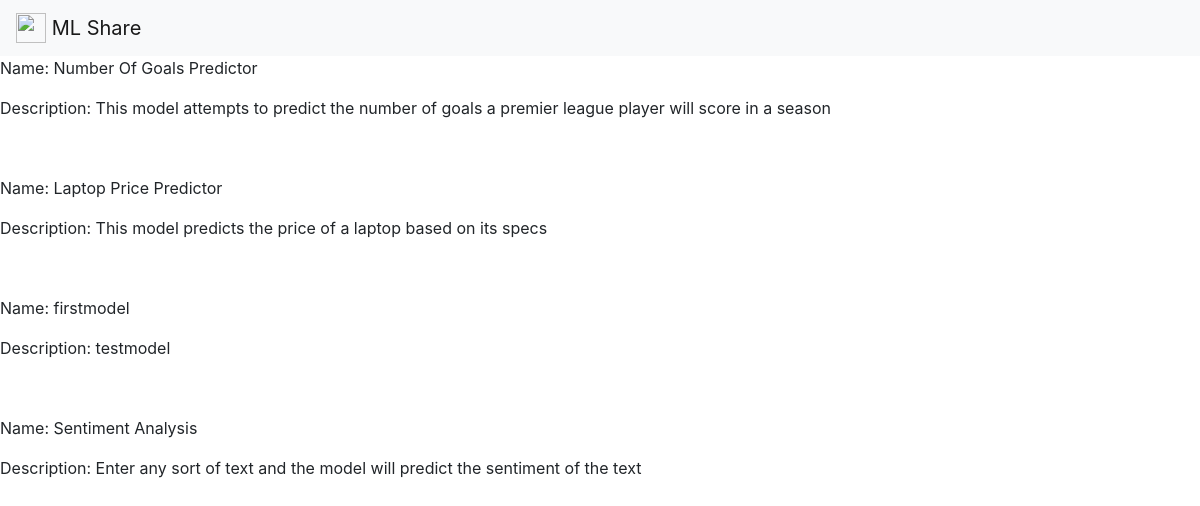
Before: /view with the older database file.
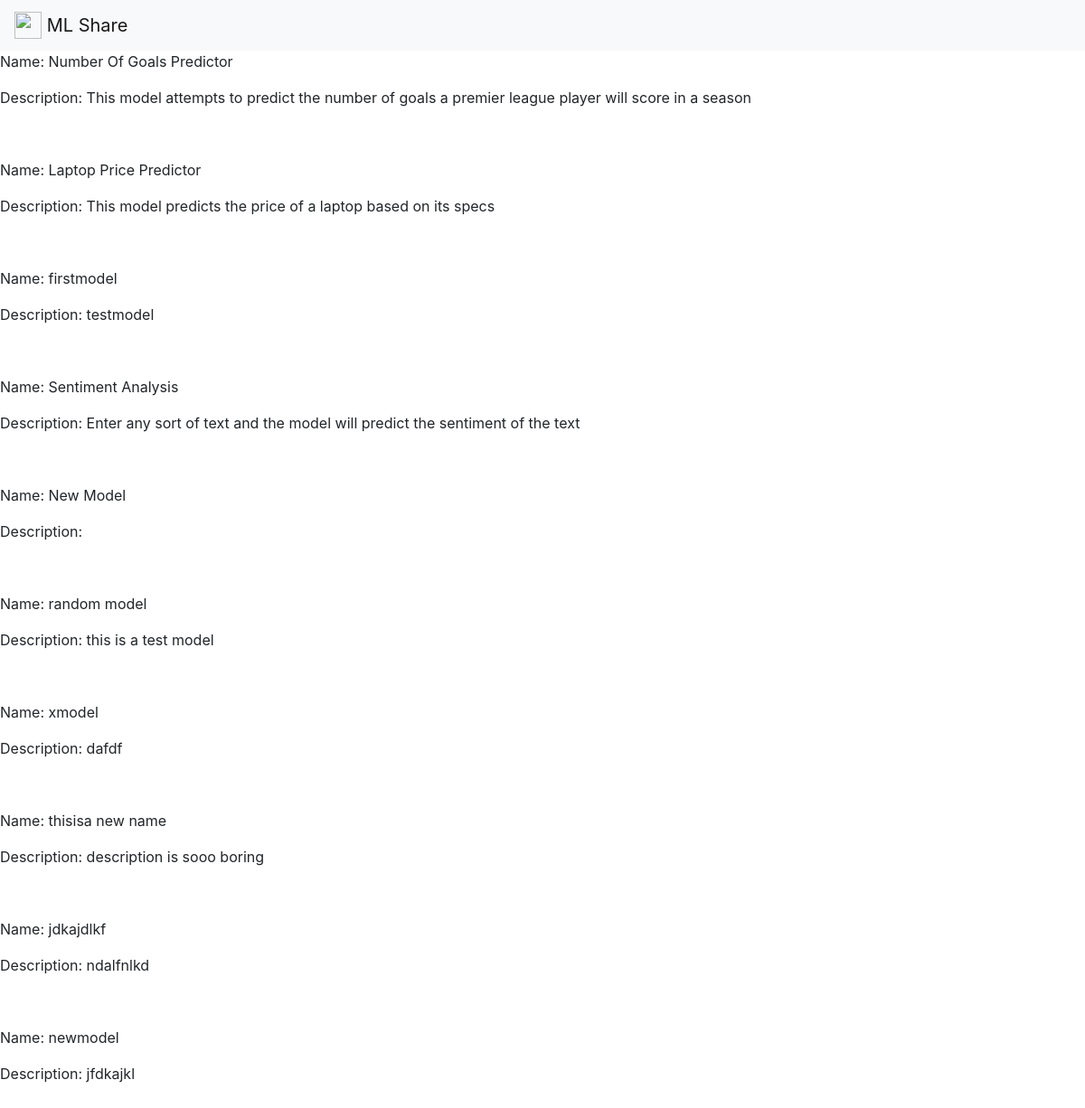
After: the same page with the newer database file.
### main.py (models this page shows, shortened)
class models(db.Model):
    _id = db.Column("id", db.Integer, primary_key=True)
    filename = db.Column(db.String(50))
    filedescription = db.Column(db.String(200))
    data = db.Column(db.LargeBinary)

### main.py (the view)
@app.route("/view")
def view():
    return render_template("view.html", values=models.query.all())

### templates/view.html (shortened to what this page needs)
{% extends "base.html" %}
{% block content %}
    {% for item in values %}
        <p>Name: {{item.filename}}</p>
        <p>Description: {{item.filedescription}}</p>
        <p>&ensp;</p>
    {% endfor %}
{% endblock %}

### templates/base.html (shortened to what this page needs)
<html>
<head>
    <link rel="stylesheet" href="https://cdn.jsdelivr.net/npm/bootstrap@4.3.1/dist/css/bootstrap.min.css">
</head>
    <body>
        <nav class="navbar navbar-light bg-light">
            <a class="navbar-brand" href="#">
              <img src="/docs/4.3/assets/brand/bootstrap-solid.svg" width="30" height="30" class="d-inline-block align-top" alt="">
              ML Share
            </a>
          </nav>
        {% block content %}
        {% endblock %}
    </body>
</html>

Changed rows visible on the page:
added models: filename "New Model"
added models: filename "random model", filedescription "this is a test model"
added models: filename "xmodel", filedescription "dafdf"
added models: filename "thisisa new name", filedescription "description is sooo boring"
added models: filename "jdkajdlkf", filedescription "ndalfnlkd"
added models: filename "newmodel", filedescription "jfdkajkl"
